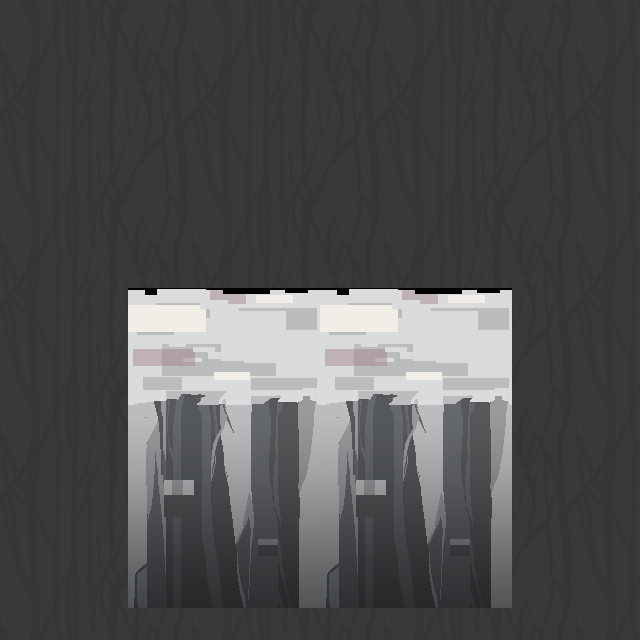

Below is a game level as drawn by its tile map, then a one-line description and the .tmx that defines it (tile-layer data replaced by summaries):
An orthogonal 20x20 tile map with 32x32 px tiles, 1 tile layer (ground), 3 tilesets and 2 objects.

<map version="1.0" orientation="orthogonal" renderorder="right-down" width="20" height="20" tilewidth="32" tileheight="32" nextobjectid="17">
 <properties>
  <property name="bgcolor" value="8213045" />
  <property name="name" value="Demo Map" />
 </properties>
 <tileset firstgid="1" name="denial" tilewidth="32" tileheight="32">
  <image source="../tilesets/denial.png" width="192" height="320" />
 </tileset>
 <tileset firstgid="61" name="denialBack" tilewidth="32" tileheight="32">
  <image source="../tilesets/denialBack.png" width="192" height="192" />
 </tileset>
 <tileset firstgid="97" name="objects" tilewidth="32" tileheight="32">
  <image source="../tilesets/objects.png" width="160" height="32" />
 </tileset>
 <layer name="ground" width="20" height="20">
  <properties>
   <property name="depth" value="100" />
  </properties>
  <data>[400 cells, 400 non-empty, 96 distinct tile ids]</data>
 </layer>
 <objectgroup name="objects">
  <object id="12" gid="97" x="295" y="370" />
  <object id="13" gid="98" x="513" y="401" />
 </objectgroup>
</map>
